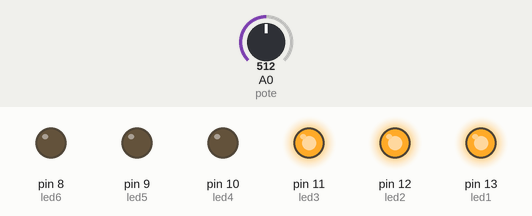
A sketch run on a simulated Arduino Uno, built with avr-gcc and run on an emulated ATmega328P. On the bench: output pins drawn as LEDs (lit = HIGH). Inputs (shaded band) come from the test bench; at power-on: A0 (pote) = 512.

Above: at 1.2 s.
1.3 s: A0 (pote) set to 666
2.8 s: A0 (pote) set to 692
At 3.1 s:
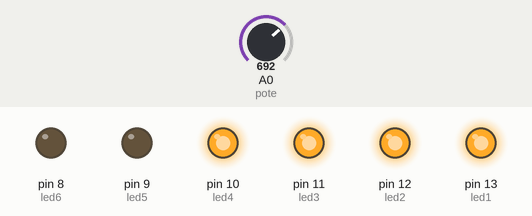
4.3 s: A0 (pote) set to 511
At 5.4 s:
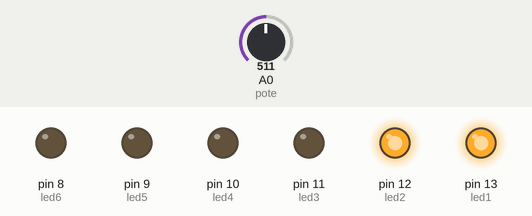
5.8 s: A0 (pote) set to 352
7.3 s: A0 (pote) set to 331
At 7.7 s:
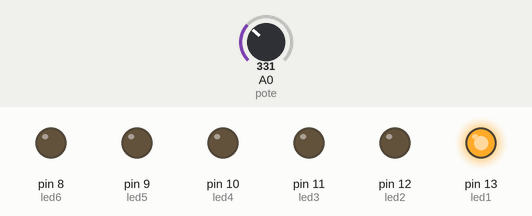
8.8 s: A0 (pote) set to 716
At 10.1 s:
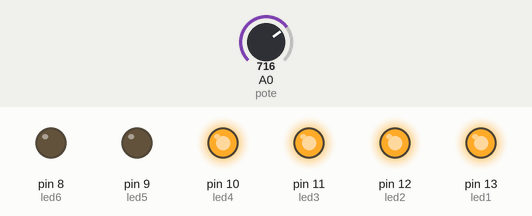
Timing chart, 0 to 11.3 s (numbered marks = the images above; inputs shaded):
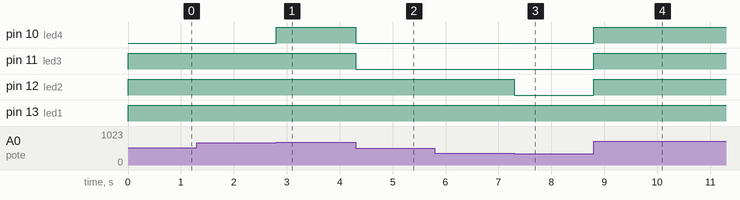

The sketch:

potenciometro-1.ino
```cpp
#define led1 13
#define led2 12
#define led3 11
#define led4 10
#define led5 9
#define led6 8
#define pote A0

void setup() {
  pinMode(led1, OUTPUT);
  pinMode(led2, OUTPUT);
  pinMode(led3, OUTPUT);
  pinMode(led4, OUTPUT);
  pinMode(led5, OUTPUT);
  pinMode(led6, OUTPUT);
  pinMode(pote, INPUT);
}

void acende(int x) {
  switch(x){
    case 0:
      digitalWrite(led1, LOW);
      digitalWrite(led2, LOW);
      digitalWrite(led3, LOW);
      digitalWrite(led4, LOW);
      digitalWrite(led5, LOW);
      digitalWrite(led6, LOW);
    break;
    case 1:
      digitalWrite(led1, HIGH);
      digitalWrite(led2, LOW);
      digitalWrite(led3, LOW);
      digitalWrite(led4, LOW);
      digitalWrite(led5, LOW);
      digitalWrite(led6, LOW);
    break;
    case 2:
      digitalWrite(led1, HIGH);
      digitalWrite(led2, HIGH);
      digitalWrite(led3, LOW);
      digitalWrite(led4, LOW);
      digitalWrite(led5, LOW);
      digitalWrite(led6, LOW);
    break;
    case 3:
      digitalWrite(led1, HIGH);
      digitalWrite(led2, HIGH);
      digitalWrite(led3, HIGH);
      digitalWrite(led4, LOW);
      digitalWrite(led5, LOW);
      digitalWrite(led6, LOW);
    break;
    case 4:
      digitalWrite(led1, HIGH);
      digitalWrite(led2, HIGH);
      digitalWrite(led3, HIGH);
      digitalWrite(led4, HIGH);
      digitalWrite(led5, LOW);
      digitalWrite(led6, LOW);
    break;
    case 5:
      digitalWrite(led1, HIGH);
      digitalWrite(led2, HIGH);
      digitalWrite(led3, HIGH);
      digitalWrite(led4, HIGH);
      digitalWrite(led5, HIGH);
      digitalWrite(led6, LOW);
    break;
    case 6:
      digitalWrite(led1, HIGH);
      digitalWrite(led2, HIGH);
      digitalWrite(led3, HIGH);
      digitalWrite(led4, HIGH);
      digitalWrite(led5, HIGH);
      digitalWrite(led6, HIGH);
    break;
  }
}

void loop() {
  acende(map(analogRead(pote), 0, 1023, 0, 6));
}
```

Measured:
- the behaviour switches between 681 and 682 on A0 (pote) (found by bisection; images 0 and 1)
- the behaviour switches between 341 and 340 on A0 (pote) (found by bisection; images 2 and 3)
- after the input at 1.3 s, every drawn part: stays the same
- after the input at 2.8 s, pin 10 (led4): LOW → HIGH at once
- after the input at 4.3 s, pin 10 (led4), pin 11 (led3): HIGH → LOW at once
- after the input at 5.8 s, every drawn part: stays the same
- after the input at 7.3 s, pin 12 (led2): HIGH → LOW at once
- after the input at 8.8 s, pin 10 (led4), pin 11 (led3), pin 12 (led2): LOW → HIGH at once
